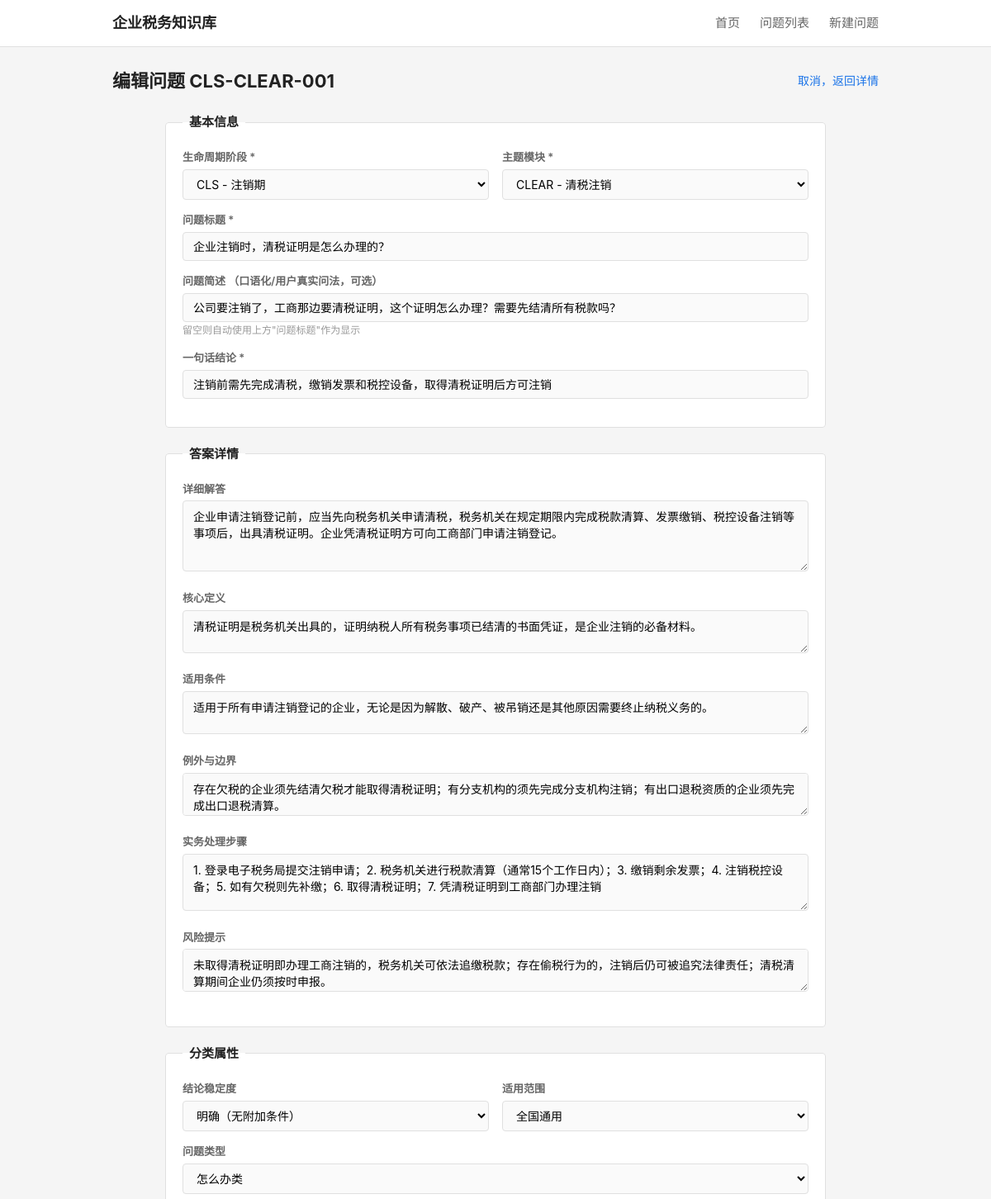
Page /question/CLS-CLEAR-001/edit (signed in, upper part) on the earlier database version.
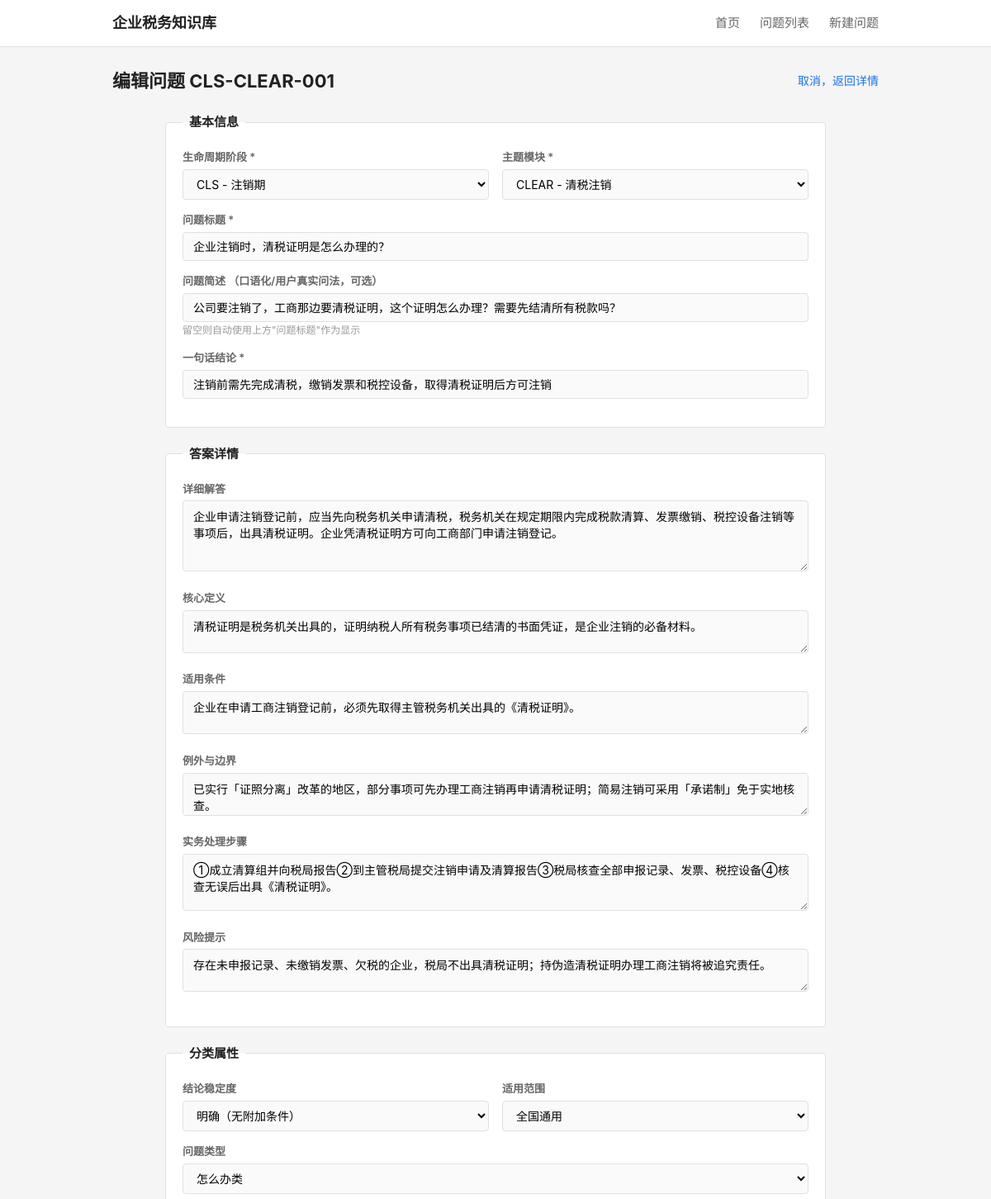
Same page on the later database version.
### tables this page shows
CREATE TABLE question_master (
    id              INTEGER PRIMARY KEY AUTOINCREMENT,
    question_code   TEXT NOT NULL UNIQUE,
    question_title  TEXT NOT NULL,
    question_plain  TEXT NOT NULL,

    -- 分类
    stage_code      TEXT NOT NULL,
    module_code     TEXT NOT NULL,
    question_type   TEXT NOT NULL,

    -- 答案
    one_line_answer TEXT NOT NULL,
    detailed_answer TEXT,
    core_definition TEXT,

    -- 条件与边界
    applicable_conditions TEXT,
    exceptions_boundary   TEXT,

    -- 实务
    practical_steps TEXT,
    risk_warning    TEXT,

    -- 适用范围
    scope_level     TEXT NOT NULL DEFAULT 'scope_national',
    local_region    TEXT,

    -- 确定性
    answer_certainty TEXT NOT NULL DEFAULT 'certain_clear',

    -- 元数据
    keywords        TEXT,
    high_frequency_flag INTEGER NOT NULL DEFAULT 0,
    newbie_flag     INTEGER NOT NULL DEFAULT 0,

    -- 版本管理
    status          TEXT NOT NULL DEFAULT 'draft',
    version_no      INTEGER NOT NULL DEFAULT 1,

    -- 审计字段
    created_at      TEXT NOT NULL DEFAULT (datetime('now')),
    updated_at      TEXT NOT NULL DEFAULT (datetime('now'))
);

CREATE TABLE tag_dict (
    id              INTEGER PRIMARY KEY AUTOINCREMENT,
    tag_code        TEXT NOT NULL UNIQUE,
    tag_name        TEXT NOT NULL,
    tag_category    TEXT,
    parent_id       INTEGER,
    display_order   INTEGER NOT NULL DEFAULT 1,
    status          TEXT NOT NULL DEFAULT 'active',

    FOREIGN KEY (parent_id) REFERENCES tag_dict(id) ON DELETE SET NULL
);

### backend/app.py (the view, shortened to what this page needs)
    @app.route('/question/<question_code>/edit', methods=['GET', 'POST'])
    @admin_required
    def edit_question(question_code):
        from services.question_service import QuestionService
        svc = QuestionService()
        detail = svc.get_question_detail(question_code)
        if not detail:
            return "问题不存在", 404
        stages = svc.get_stages()
        modules = svc.get_modules()
        all_tags = svc.get_all_tags()
        business_tags = [t for t in all_tags if t['tag_category'] == 'business']
        all_policies = svc.get_all_policies()
        return render_template('edit_question.html',
                               detail=detail, stages=stages, modules=modules,
                               all_tags=all_tags, business_tags=business_tags,
                               all_policies=all_policies)

### backend/services/question_service.py (called while the page is built)
    def _query(self, sql, params=None):
        conn = sqlite3.connect(self.db_path)
        conn.execute("PRAGMA foreign_keys = ON")
        conn.row_factory = sqlite3.Row
        cur = conn.cursor()
        if params:
            cur.execute(sql, params)
        else:
            cur.execute(sql)
        rows = cur.fetchall()
        conn.close()
        return [dict(r) for r in rows]

    def _query_one(self, sql, params=None):
        rows = self._query(sql, params)
        return rows[0] if rows else None

    def get_stages(self):
        return self._query("""
            SELECT tag_code, tag_name
            FROM tag_dict
            WHERE tag_category = 'stage'
            ORDER BY display_order
        """)

    def get_modules(self):
        return self._query("""
            SELECT tag_code, tag_name
            FROM tag_dict
            WHERE tag_category = 'module'
            ORDER BY display_order
        """)

    def get_all_tags(self):
        return self._query("""
            SELECT tag_code, tag_name, tag_category
            FROM tag_dict
            WHERE status = 'active'
            ORDER BY tag_category, display_order
        """)

### frontend/templates/edit_question.html (shortened to what the changed rows need)
{% extends "base.html" %}
{% block main %}
<div class="page-header">
    <h1>编辑问题 <span class="code-badge">{{ detail.question_code }}</span></h1>
</div>
<form action="/question/{{ detail.question_code }}/edit" method="POST" class="question-form">
    <fieldset class="form-fieldset">
        <div class="form-row">
            <div class="form-group">
                <label for="stage_code">生命周期阶段 *</label>
                <select name="stage_code" id="stage_code" required>
                    {% for s in stages %}
                    <option value="{{ s.tag_code }}" {% if s.tag_code == detail.stage_code %}selected{% endif %}>{{ s.tag_code }} - {{ s.tag_name }}</option>
                    {% endfor %}
                </select>
            </div>
            <div class="form-group">
                <label for="module_code">主题模块 *</label>
                <select name="module_code" id="module_code" required>
                    {% for m in modules %}
                    <option value="{{ m.tag_code }}" {% if m.tag_code == detail.module_code %}selected{% endif %}>{{ m.tag_code }} - {{ m.tag_name }}</option>
                    {% endfor %}
                </select>
            </div>
        </div>
        <div class="form-group">
            <label for="question_title">问题标题 *</label>
            <input type="text" name="question_title" id="question_title" required value="{{ detail.question_title }}">
        </div>
        <div class="form-group">
            <label for="question_plain">问题简述 <span class="field-hint-inline">（口语化/用户真实问法，可选）</span></label>
            <input type="text" name="question_plain" id="question_plain" value="{{ detail.question_plain or '' }}">
            <p class="field-hint">留空则自动使用上方"问题标题"作为显示</p>
        </div>
        <div class="form-group">
            <label for="one_line_answer">一句话结论 *</label>
            <input type="text" name="one_line_answer" id="one_line_answer" required value="{{ detail.one_line_answer }}">
        </div>
    </fieldset>
    <fieldset class="form-fieldset">
        <div class="form-group">
            <label for="detailed_answer">详细解答</label>
            <textarea name="detailed_answer" id="detailed_answer" rows="4">{{ detail.detailed_answer or '' }}</textarea>
        </div>
        <div class="form-group">
            <label for="core_definition">核心定义</label>
            <textarea name="core_definition" id="core_definition" rows="2">{{ detail.core_definition or '' }}</textarea>
        </div>
        <div class="form-group">
            <label for="applicable_conditions">适用条件</label>
            <textarea name="applicable_conditions" id="applicable_conditions" rows="2">{{ detail.applicable_conditions or '' }}</textarea>
        </div>
        <div class="form-group">
            <label for="exceptions_boundary">例外与边界</label>
            <textarea name="exceptions_boundary" id="exceptions_boundary" rows="2">{{ detail.exceptions_boundary or '' }}</textarea>
        </div>
        <div class="form-group">
            <label for="practical_steps">实务处理步骤</label>
            <textarea name="practical_steps" id="practical_steps" rows="3">{{ detail.practical_steps or '' }}</textarea>
        </div>
        <div class="form-group">
            <label for="risk_warning">风险提示</label>
            <textarea name="risk_warning" id="risk_warning" rows="2">{{ detail.risk_warning or '' }}</textarea>
        </div>
    </fieldset>
    <fieldset class="form-fieldset">
        <div class="form-row">
            <div class="form-group">
                <label for="answer_certainty">结论稳定度</label>
                <select name="answer_certainty" id="answer_certainty">
                    <option value="certain_clear" {% if detail.answer_certainty == 'certain_clear' %}selected{% endif %}>明确（无附加条件）</option>
                </select>
            </div>
            <div class="form-group">
                <label for="scope_level">适用范围</label>
                <select name="scope_level" id="scope_level">
                    <option value="scope_national" {% if detail.scope_level == 'scope_national' %}selected{% endif %}>全国通用</option>
                </select>
            </div>
        </div>
        <div class="form-group">
            <label for="question_type">问题类型</label>
                <select name="question_type" id="question_type">
                    <option value="type_how" {% if detail.question_type == 'type_how' %}selected{% endif %}>怎么办类</option>
                </select>
        </div>
    </fieldset>
</form>
{% endblock %}

Differences in the rows shown:
changed question_master "CLS-CLEAR-001": applicable_conditions "适用于所有申请注销登记的企业，无论是因为解散、破产、被吊销还是其他原因需要终止纳税义务的。" → "企业在申请工商注销登记前，必须先取得主管税务机关出具的《清税证明》。"; exceptions_boundary "存在欠税的企业须先结清欠税才能取得清税证明；有分支机构的须先完成分支机构注销；有出口退税资质的企业须先完成出口退税清算。" → "已实行「证照分离」改革的地区，部分事项可先办理工商注销再申请清税证明；简易注销可采用「承诺制」免于实地核查。"; practical_steps "1. 登录电子税务局提交注销申请；2. 税务机关进行税款清算（通常15个工作日内）；3. 缴销剩余发票；4. 注销税控设备；5. 如有欠税则先补缴；6. 取得清税证明；7. 凭清税证明到工商部门办理注销" → "①成立清算组并向税局报告②到主管税局提交注销申请及清算报告③税局核查全部申报记录、发票、税控设备④核查无误后出具《清税证明》。"; risk_warning "未取得清税证明即办理工商注销的，税务机关可依法追缴税款；存在偷税行为的，注销后仍可被追究法律责任；清税清算期间企业仍须按时申报。" → "存在未申报记录、未缴销发票、欠税的企业，税局不出具清税证明；持伪造清税证明办理工商注销将被追究责任。"
